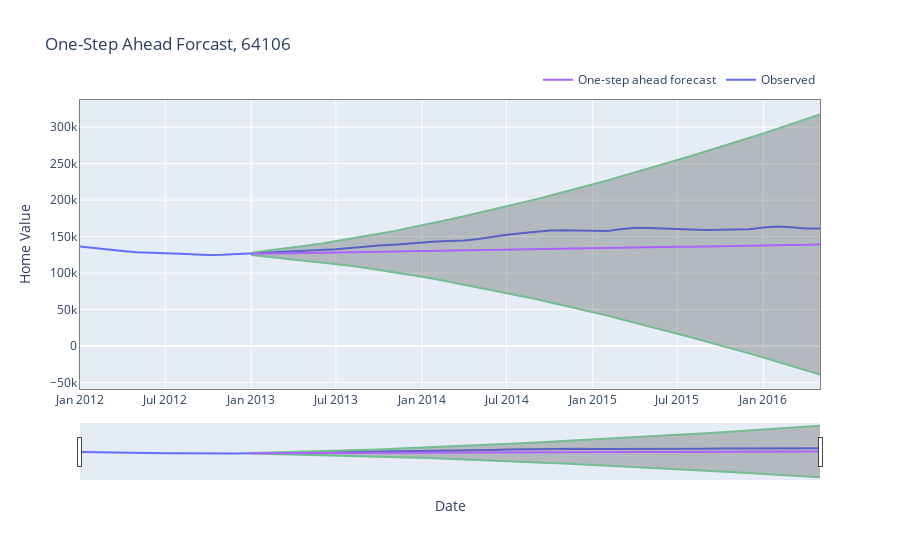

The notebook cell this image was saved under:
### Markdown cell above
#### One-Step Ahead Forecast (dynamic=True)

### Code cell
output_b = one_step_fc_arima(df_train, arima_param_b, zc_1,
                             pred_start_date=pred_sd_b, dynamic=True)
out_list_b.append(output_b)
